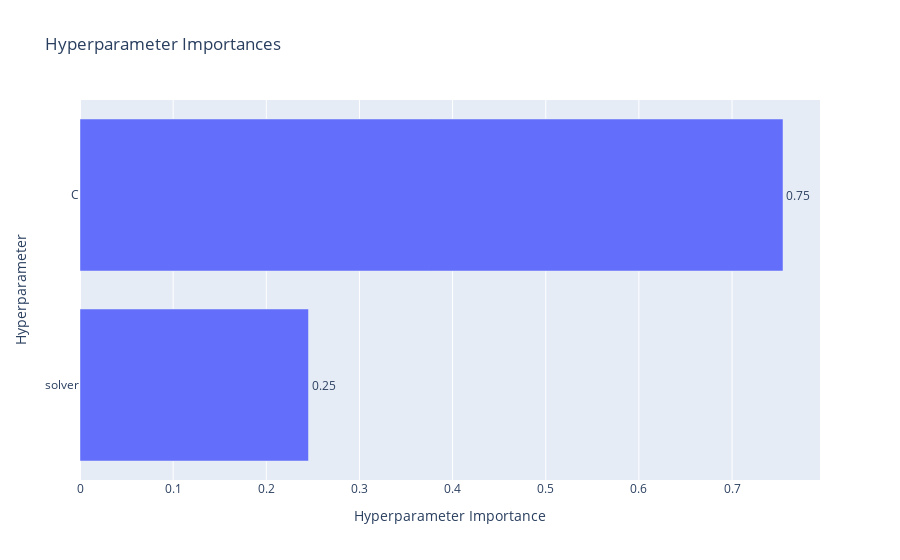

Source (notebook cell):
### Code cell
optuna.visualization.plot_param_importances(study)

### Figure 1 — Plotly figure (JSON) as saved in the notebook; plotly's stock layout.template omitted (floating-point values rounded to 4 significant figures)
{"data": [{"cliponaxis": false, "hovertemplate": ["solver (CategoricalDistribution): 0.2453017199205001<extra></extra>", "C (FloatDistribution): 0.7546982800794999<extra></extra>"], "name": "Objective Value", "orientation": "h", "text": ["0.25", "0.75"], "textposition": "outside", "type": "bar", "x": [0.2453, 0.7547], "y": ["solver", "C"]}], "layout": {"title": {"text": "Hyperparameter Importances"}, "xaxis": {"title": {"text": "Hyperparameter Importance"}}, "yaxis": {"title": {"text": "Hyperparameter"}}}}
